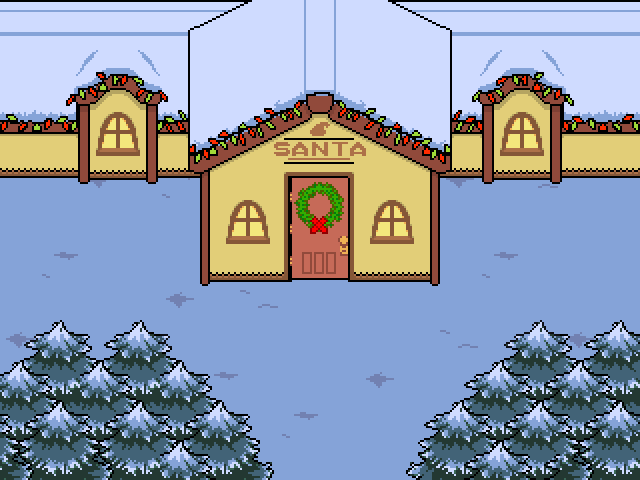

This game map was drawn from its Tiled (.tmx) file and the tilesets committed beside it. A one-line description and the full map source follow:
An orthogonal 16x12 tile map with 40x40 px tiles, 2 tile layers (Tile Layer 1, Tile Layer 2), 2 tilesets, 1 image layer and 23 objects (out_6, spawn, wardrobe_unstuck, savepoint, wardrobe, ...).

<map version="1.10" tiledversion="1.10.1" orientation="orthogonal" renderorder="right-down" width="16" height="12" tilewidth="40" tileheight="40" infinite="0" nextlayerid="7" nextobjectid="29">
 <editorsettings>
  <export target="data.lua" format="lua" />
 </editorsettings>
 <properties>
  <property name="music" value="christmas_outside" />
  <property name="name" value="WORKSHOP - Workshop" />
 </properties>
 <tileset firstgid="1" source="../../../../tilesets/snowdin.tsx" />
 <tileset firstgid="1090" source="../../../../tilesets/city_alleyway.tsx" />
 <layer id="1" name="Tile Layer 1" width="16" height="12">
  <data encoding="csv">
1,1,1,1,1,1,1,1,1,1,1,1,1,1,1,1,
1,1,1,1,1,1,1,1,1,1,1,1,1,1,1,1,
1,1,1,1,1,1,1,1,1,1,1,1,1,1,1,1,
1,1,1,1,1,1,1,1,1,1,1,1,1,1,1,1,
1,1,3,1,2,1,1,1,1,1,1,3,1,4,1,1,
1,1,1,1,1,1,1,1,1,1,1,1,1,1,1,1,
1,2,1,1,1,1,1,1,1,1,1,1,2,1,1,1,
1,1,1,1,3,1,4,1,1,1,1,1,1,1,1,1,
3,1,1,1,1,1,1,1,1,1,1,4,1,1,3,1,
1,1,1,1,1,2,1,1,1,3,1,1,1,1,1,1,
1,1,1,1,1,1,1,2,1,1,1,1,1,1,1,1,
1,1,1,1,1,1,1,1,1,1,1,1,1,1,1,1
</data>
 </layer>
 <layer id="2" name="Tile Layer 2" width="16" height="12">
  <data encoding="csv">
0,0,0,0,0,0,0,0,0,0,0,0,0,0,0,0,
0,0,0,0,0,0,0,0,0,0,0,0,0,0,0,0,
0,0,0,0,0,0,0,0,0,0,0,0,0,0,0,0,
0,0,0,0,0,0,0,0,0,0,0,0,0,0,0,0,
0,0,0,0,0,0,0,0,0,0,0,0,0,0,0,0,
0,0,0,0,0,0,0,0,0,0,0,0,0,0,0,0,
0,0,0,0,0,0,0,0,0,0,0,0,0,0,0,0,
0,0,0,0,0,0,0,0,0,0,0,0,0,0,0,0,
21,352,351,352,23,24,25,0,0,0,19,20,21,22,351,352,
54,385,384,385,56,57,58,0,0,0,52,53,54,55,384,385,
417,418,417,418,89,90,91,0,0,0,85,86,87,88,417,418,
450,451,450,451,122,123,124,0,0,0,118,119,120,121,450,451
</data>
 </layer>
 <imagelayer id="3" name="Image Layer 1">
  <image source="../../../../../../assets/sprites/world/maps/workshop.png" width="640" height="480" />
 </imagelayer>
 <objectgroup id="4" name="collision">
  <object id="1" x="640" y="320">
   <polygon points="0,0 -120,0 -240,120 -240,160 0,160" />
  </object>
  <object id="2" x="0" y="320">
   <polygon points="0,0 160,0 280,120 280,160 0,160" />
  </object>
  <object id="3" x="200" y="160" width="92" height="120" />
  <object id="7" x="348" y="160" width="92" height="120" />
  <object id="4" x="0" y="0" width="640" height="180" />
  <object id="16" x="0" y="160" width="40" height="200" />
  <object id="17" x="600" y="160" width="40" height="200" />
 </objectgroup>
 <objectgroup id="5" name="markers">
  <object id="8" name="out_6" x="340" y="440">
   <point />
  </object>
  <object id="9" name="spawn" x="320" y="360">
   <point />
  </object>
  <object id="15" name="wardrobe_unstuck" x="560" y="260">
   <point />
  </object>
 </objectgroup>
 <objectgroup id="6" name="objects">
  <object id="10" name="savepoint" x="380" y="280" width="40" height="40">
   <properties>
    <property name="text1" value="* The Christmas cheer fills you with power." />
   </properties>
  </object>
  <object id="13" name="wardrobe" x="560" y="200" width="40" height="40">
   <properties>
    <property name="sprite" value="world/events/workshop/wardrobe_closed" />
   </properties>
  </object>
  <object id="18" name="transition" x="280" y="480" width="120" height="40">
   <properties>
    <property name="map" value="christmas/outside/outside_6" />
    <property name="marker" value="out_7" />
   </properties>
  </object>
  <object id="19" gid="1318" x="600" y="200" width="40" height="40" />
  <object id="20" gid="1318" x="600" y="280" width="40" height="40" />
  <object id="21" gid="1318" x="600" y="240" width="40" height="40" />
  <object id="22" gid="1318" x="600" y="320" width="40" height="40" />
  <object id="23" gid="1318" x="0" y="200" width="40" height="40" />
  <object id="24" gid="1318" x="0" y="240" width="40" height="40" />
  <object id="25" gid="1318" x="0" y="280" width="40" height="40" />
  <object id="26" gid="1318" x="0" y="320" width="40" height="40" />
  <object id="27" name="script" x="280" y="240" width="80" height="40">
   <properties>
    <property name="cutscene" value="christmas.enter" />
    <property name="once" type="bool" value="false" />
   </properties>
  </object>
  <object id="28" name="interactable" x="96" y="140" width="46" height="40">
   <properties>
    <property name="cutscene" value="christmas.s_elf_door" />
   </properties>
  </object>
 </objectgroup>
</map>
